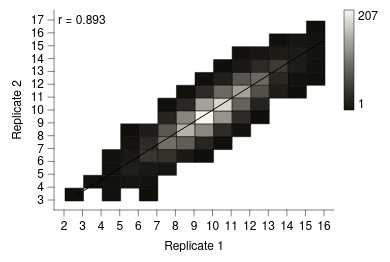

Write the Vega-Lite specification saved for this chart.
### Vega-Lite specification from a JSON file in a GitHub repository (floating-point values rounded to 4 significant figures; data arrays with more than 128 entries replaced by an {"elided": "..."} marker saying what was removed)
{"background": null, "config": {"arc": {"fill": "#DBDBDB", "fillOpacity": 1.0, "innerRadius": 25.0, "padAngle": 0.03, "stroke": "black", "strokeOpacity": 1, "strokeWidth": 0.25}, "area": {"fill": "#DBDBDB", "fillOpacity": 1.0, "stroke": "black", "strokeOpacity": 1, "strokeWidth": 0.25}, "axis": {"domain": true, "domainCap": "round", "domainColor": "black", "domainWidth": 0.25, "grid": false, "gridCap": "round", "gridColor": "#F1F1F1", "gridDash": [0, 0], "gridOpacity": 1.0, "gridWidth": 0.25, "labelColor": "black", "labelFont": "Helvetica Neue, HelveticaNeue, Helvetica, Arial, sans-serif", "labelFontSize": 6, "labelFontStyle": "normal", "labelFontWeight": 400, "offset": 0, "ticks": true, "tickCap": "round", "tickColor": "black", "tickRound": false, "tickSize": 3, "tickWidth": 0.25, "titleColor": "black", "titleFont": "Helvetica Neue, HelveticaNeue, Helvetica, Arial, sans-serif", "titleFontSize": 6, "titleFontStyle": "normal", "titleFontWeight": 400}, "axisX": {"domain": true, "labelAlign": "center", "labelAngle": 0, "labels": true, "ticks": true, "translate": 0}, "axisY": {"domain": true, "labelAlign": "right", "labelAngle": 0, "labels": true, "ticks": true, "translate": 0}, "axisRight": {"domain": true, "labelAlign": "left", "labelAngle": 0, "labels": true, "ticks": true, "translate": 0}, "axisTop": {"domain": true, "labelAlign": "center", "labelAngle": 0, "labels": true, "ticks": true, "translate": 0}, "axisBand": {"tickOffset": 0}, "bar": {"fill": "#DBDBDB", "fillOpacity": 1.0, "stroke": "black", "strokeOpacity": 1, "strokeWidth": 0.25}, "boxplot": {"size": 9.0, "ticks": {"cornerRadius": 0.25, "fill": "black", "opacity": 1, "size": 4.5, "thickness": 0.25}, "box": {"fillOpacity": 1.0, "stroke": "black", "strokeOpacity": 1, "strokeWidth": 0.25}, "median": {"cornerRadius": 0, "fill": "black", "fillOpacity": 1.0, "opacity": 1, "size": 9.0, "thickness": 0.25}, "rule": {"fill": "black", "fillOpacity": 1.0, "size": 10.0, "stroke": "black", "strokeDash": [0, 0], "strokeOpacity": 1, "strokeWidth": 0.25}, "outliers": {"color": "black", "fill": "black", "fillOpacity": 1.0, "size": 0, "stroke": "black", "strokeOpacity": 1, "strokeWidth": 0.25}}, "circle": {"fill": "black", "fillOpacity": 1.0, "size": 1.25, "stroke": null, "strokeOpacity": 1, "strokeWidth": 0.25}, "errorband": {"band": {"fillOpacity": 0.6, "stroke": null, "strokeWidth": 0.25, "strokeOpacity": 1}, "borders": {"opacity": 0, "strokeOpacity": 1, "strokeWidth": 0.25}}, "errorbar": {"opacity": 1, "rule": {"strokeDash": [0, 0], "strokeWidth": 0.25}, "ticks": {"color": "black", "cornerRadius": 0.125, "opacity": 1, "size": 6.0, "thickness": 0.25}, "thickness": 0.25}, "font": "Helvetica Neue, HelveticaNeue, Helvetica, Arial, sans-serif", "geoshape": {"fill": "#DBDBDB", "fillOpacity": 1.0, "stroke": "black", "strokeOpacity": 1, "strokeWidth": 0.25}, "header": {"labelColor": "black", "labelFont": "Helvetica Neue, HelveticaNeue, Helvetica, Arial, sans-serif", "labelFontSize": 6, "labelFontStyle": "normal", "labelFontWeight": 400, "titleColor": "black", "titleFont": "Helvetica Neue, HelveticaNeue, Helvetica, Arial, sans-serif", "titleFontSize": 6, "titleFontStyle": "normal", "titleFontWeight": 400, "titlePadding": 0}, "legend": {"disable": false, "offset": 4.5, "titlePadding": 4, "labelOffset": 2, "gradientLabelOffset": 2, "columnPadding": 4, "rowPadding": 2, "gradientLength": 50.0, "gradientThickness": 5.0, "gradientOpacity": 1.0, "gradientStrokeColor": "black", "gradientStrokeWidth": 0.25, "labelColor": "black", "labelFont": "Helvetica Neue, HelveticaNeue, Helvetica, Arial, sans-serif", "labelFontSize": 6, "labelFontStyle": "normal", "labelFontWeight": 400, "strokeColor": "black", "strokeWidth": 0, "symbolSize": 36, "symbolStrokeColor": "black", "symbolStrokeWidth": 0.25, "titleColor": "black", "titleFont": "Helvetica Neue, HelveticaNeue, Helvetica, Arial, sans-serif", "titleFontSize": 6, "titleFontStyle": "normal", "titleFontWeight": 400}, "line": {"color": "black", "stroke": "black", "strokeCap": "butt", "strokeDash": [0, 0], "strokeOpacity": 1, "strokeWidth": 0.5}, "point": {"filled": true, "fill": "#DBDBDB", "fillOpacity": 1.0, "size": 5.0, "stroke": "black", "strokeOpacity": 1, "strokeWidth": 0.25}, "range": {"category": ["#B2B2B2", "#4A7CD3", "#008542", "#664CAF", "#509F98", "#636363", "#284F93", "#005226", "#382864", "#285753"], "diverging": {"scheme": ["#443E60", "#5F597E", "#7C759B", "#9994B6", "#B7B4CC", "#D6D5DC", "#F6F6F6", "#D1DAD9", "#A4C2BF", "#7AA9A4", "#578E89", "#37736E", "#1B5954"]}, "heatmap": {"scheme": ["#110F09", "#22201A", "#34322B", "#47453E", "#5B5951", "#706D66", "#86837B", "#9C9991", "#B2AFA7", "#CAC7BE", "#E1DED6", "#FAF7EE"]}, "ordinal": {"scheme": ["#F1F1F1", "#DBDBDB", "#C6C6C6", "#B2B2B2", "#9D9D9D", "#898989", "#767676", "#636363", "#515151", "#404040", "#2F2F2F", "#1F1F1F"]}, "ramp": {"scheme": ["#440154", "#472270", "#433E82", "#38598C", "#2C728E", "#238A8D", "#24A086", "#39B578", "#5DC862", "#96D646", "#CAE02D", "#FDE724"]}}, "rule": {"color": "black", "stroke": "black", "strokeCap": "round", "strokeDash": [2, 2], "strokeOpacity": 1, "strokeWidth": 0.25}, "scale": {"barBandPaddingInner": 0.1, "rectBandPaddingInner": 0, "tickBandPaddingInner": 0.1, "bandPaddingOuter": 0.1, "bandWithNestedOffsetPaddingInner": 0.2, "bandWithNestedOffsetPaddingOuter": 0.2, "offsetBandPaddingInner": 0, "offsetBandPaddingOuter": 0, "continuousPadding": 5.0, "round": false}, "rect": {"fill": "#DBDBDB", "fillOpacity": 1.0, "stroke": "black", "strokeOpacity": 1, "strokeWidth": 0.25}, "square": {"fill": "#DBDBDB", "fillOpacity": 1.0, "size": 10.0, "stroke": "black", "strokeOpacity": 1, "strokeWidth": 0.25}, "text": {"color": "black", "font": "Helvetica Neue, HelveticaNeue, Helvetica, Arial, sans-serif", "fontSize": 6, "fontStyle": "normal", "fontWeight": 400}, "tick": {"color": "black", "cornerRadius": 0.125, "opacity": 1.0, "size": 9.0, "thickness": 0.25}, "title": {"anchor": "middle", "frame": "group", "color": "black", "font": "Helvetica Neue, HelveticaNeue, Helvetica, Arial, sans-serif", "fontSize": 6, "fontStyle": "normal", "fontWeight": 400, "subtitleColor": "black", "subtitleFont": "Helvetica Neue, HelveticaNeue, Helvetica, Arial, sans-serif", "subtitleFontSize": 6, "subtitleFontStyle": "normal", "subtitleFontWeight": 400}, "trail": {"color": "black", "opacity": 1, "size": 0.5}, "view": {"continuousWidth": 140, "continuousHeight": 100, "discreteWidth": 140, "discreteHeight": 100, "fill": null, "stroke": null, "strokeWidth": 0.25}}, "layer": [{"data": {"name": "data-c3453f9bca61042f9335852521770735"}, "mark": {"type": "rect"}, "encoding": {"color": {"aggregate": "count", "title": null, "type": "quantitative"}, "x": {"bin": {"maxbins": 24}, "field": "rep1", "title": "Replicate 1", "type": "quantitative", "scale": {"nice": false}}, "y": {"bin": {"maxbins": 24}, "field": "rep2", "title": "Replicate 2", "type": "quantitative", "scale": {"nice": false}}}}, {"layer": [{"data": {"name": "data-a3b76286ade9bf437b3d2203123b9ea2"}, "mark": {"type": "line"}, "encoding": {"x": {"field": "rep1", "type": "quantitative", "scale": {"nice": false}}, "y": {"field": "rep2", "type": "quantitative", "scale": {"nice": false}}}}, {"data": {"values": [{"__dysonsphere__": 1}]}, "mark": {"type": "text", "align": "left", "angle": 0, "baseline": "top", "dx": 0, "dy": 0, "fontSize": 6, "opacity": 1.0}, "encoding": {"text": {"value": "r = 0.893"}, "x": {"value": 2}, "y": {"value": 2}}}], "name": "__dysonsphere_9cd5d0ef55c67863_63"}], "$schema": "https://vega.github.io/schema/vega-lite/v6.4.1.json", "datasets": {"data-c3453f9bca61042f9335852521770735": {"elided": "2500 records"}, "data-a3b76286ade9bf437b3d2203123b9ea2": [{"rep1": 2.678, "rep2": 3.369, "__dysonsphere__": 1}, {"rep1": 15.98, "rep2": 15.4, "__dysonsphere__": 1}]}}
